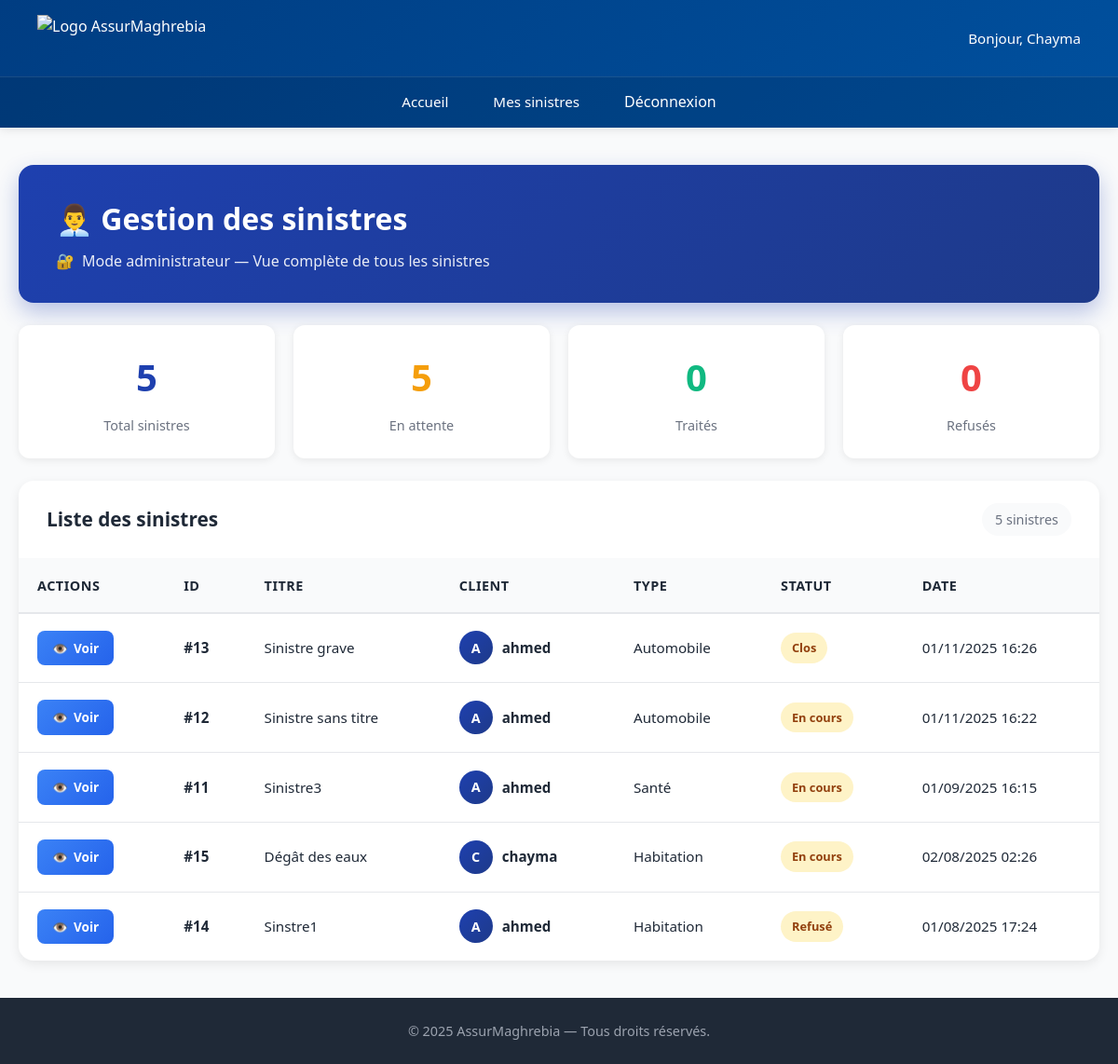
Page /sinistres/ (signed in) on the committed database.
### sinistre/models.py (models this page shows, shortened)
class Sinistre(models.Model):
    class StatutChoices(models.TextChoices):
        EN_COURS = 'en_cours', _('En cours')
        CLOS = 'clos', _('Clos')
        REFUSE = 'refuse', _('Refusé')
    class TypeSinistreChoices(models.TextChoices):
        AUTOMOBILE = 'automobile', _('Automobile')
        HABITATION = 'habitation', _('Habitation')
        SANTE = 'sante', _('Santé')
        AUTRE = 'autre', _('Autre')
    client = models.ForeignKey(
        User,
        on_delete=models.CASCADE,
        related_name="sinistres",
        verbose_name=_("Client")
    )
    titre = models.CharField(
        max_length=200,
        verbose_name=_("Titre"),
        help_text=_("Ex: Dégât des eaux - Appartement Tunis")
    )
    date_declaration = models.DateTimeField(
    default=timezone.now,
    verbose_name=_("Date de déclaration")
)
    type_sinistre = models.CharField(
        max_length=20,
        choices=TypeSinistreChoices.choices,
        verbose_name=_("Type de sinistre")
    )
    description = models.TextField(
        verbose_name=_("Description"),
        help_text=_("Décrivez les circonstances du sinistre")
    )
    statut = models.CharField(
        max_length=20,
        choices=StatutChoices.choices,
        default=StatutChoices.EN_COURS,
        verbose_name=_("Statut")
    )
    montant_demande = models.DecimalField(
        max_digits=10,
        decimal_places=2,
        null=True,
        blank=True,
        verbose_name=_("Montant demandé")
    )
    montant_indemnisation = models.DecimalField(
        max_digits=10,
        decimal_places=2,
        null=True,
        blank=True,
        verbose_name=_("Montant d'indemnisation")
    )
    class Meta:
        verbose_name = _("Sinistre")
        verbose_name_plural = _("Sinistres")
        ordering = ['-date_declaration']

### sinistre/views.py (the view)
# urls.py: path('', views.liste_sinistres, name='liste_sinistres'),
@login_required
def liste_sinistres(request):
    if request.user.is_superuser:
        sinistres = Sinistre.objects.all().order_by('-date_declaration')
        template = "sinistre/liste_admin.html"
    else:
        sinistres = Sinistre.objects.filter(client=request.user).order_by('-date_declaration')
        template = "sinistre/liste.html"
    return render(request, template, {
        "sinistres": sinistres,
        "titre_page": _("Mes sinistres")
    })

### sinistre/templates/sinistre/liste_admin.html (shortened to what this page needs)
{% extends 'base.html' %}
{% load static %}
{% block content %}
<div class="admin-wrapper">
    <div class="admin-container">
        <div class="admin-header">
            <h1>👨‍💼 Gestion des sinistres</h1>
            <p class="admin-subtitle">
                <span>🔐</span>
                <span>Mode administrateur — Vue complète de tous les sinistres</span>
            </p>
        </div>
        <div class="stats-grid">
            <div class="stat-card">
                <div class="stat-number primary">{{ sinistres|length }}</div>
                <div class="stat-label">Total sinistres</div>
            </div>
            <div class="stat-card">
                <div class="stat-number warning">
                    {% widthratio sinistres|length 1 1 %}
                </div>
                <div class="stat-label">En attente</div>
            </div>
            <div class="stat-card">
                <div class="stat-number success">0</div>
                <div class="stat-label">Traités</div>
            </div>
            <div class="stat-card">
                <div class="stat-number danger">0</div>
                <div class="stat-label">Refusés</div>
            </div>
        </div>
        <div class="table-card">
            <div class="table-header">
                <h2 class="table-title">Liste des sinistres</h2>
                <span class="table-count">{{ sinistres|length }} sinistre{{ sinistres|length|pluralize }}</span>
            </div>
            <div class="table-wrapper">
                <table class="sinistres-table">
                    <thead>
                        <tr>
                            <th>Actions</th>
                            <th>ID</th>
                            <th>Titre</th>
                            <th>Client</th>
                            <th>Type</th>
                            <th>Statut</th>
                            <th>Date</th>
                        </tr>
                    </thead>
                    <tbody>
                        {% for sinistre in sinistres %}
                        <tr>
                            <td>
                                <a href="{% url 'sinistre:detail_sinistre' sinistre.id %}" class="btn-action">
                                    <span>👁️</span>
                                    <span>Voir</span>
                                </a>
                            </td>
                            <td><strong>#{{ sinistre.id }}</strong></td>
                            <td>{{ sinistre.titre }}</td>
                            <td>
                                <div class="client-info">
                                    <div class="client-avatar">
                                        {{ sinistre.client.username|slice:":1"|upper }}
                                    </div>
                                    <span class="client-name">{{ sinistre.client.username }}</span>
                                </div>
                            </td>
                            <td>{{ sinistre.get_type_sinistre_display }}</td>
                            <td>
                                {% if sinistre.statut == 'EN_ATTENTE' %}
                                    <span class="badge-status badge-en-attente">⏳ {{ sinistre.get_statut_display }}</span>
                                {% elif sinistre.statut == 'EN_COURS' %}
                                    <span class="badge-status badge-en-cours">🔄 {{ sinistre.get_statut_display }}</span>
                                {% elif sinistre.statut == 'CLOS' %}
                                    <span class="badge-status badge-clos">✅ {{ sinistre.get_statut_display }}</span>
                                {% elif sinistre.statut == 'REFUSE' %}
                                    <span class="badge-status badge-refuse">❌ {{ sinistre.get_statut_display }}</span>
                                {% else %}
                                    <span class="badge-status badge-en-attente">{{ sinistre.get_statut_display }}</span>
                                {% endif %}
                            </td>
                            <td>{{ sinistre.date_declaration|date:"d/m/Y H:i" }}</td>
                        </tr>
                        {% endfor %}
                    </tbody>
                </table>
            </div>
        </div>
    </div>
</div>
{% endblock %}

### templates/base.html (shortened to what this page needs)
<!DOCTYPE html>
{% load static %}
<html lang="fr">
<head>
    <link rel="stylesheet" href="{% static 'css/style.css' %}">
</head>
<body>
    <header class="site-header">
        <div class="header-content">
            <img src="{% static 'images/logo.png' %}" alt="Logo AssurMaghrebia" class="logo">
            {% if user.is_authenticated %}
                <span class="user-info">Bonjour, {{ user.username|capfirst }}</span>
            {% endif %}
        </div>
        <nav class="main-nav" aria-label="Navigation principale">
            <ul>
                <li><a href="{% url 'accueil' %}">Accueil</a></li>
                {% if user.is_authenticated %}
                    <li><a href="{% url 'sinistre:liste_sinistres' %}">Mes sinistres</a></li>
                    <li>
                        <form method="post" action="{% url 'logout' %}" style="display: inline; margin: 0;">
                            <button type="submit" class="logout-link">Déconnexion</button>
                        </form>
                    </li>
                {% else %}
                    <li><a href="{% url 'login' %}">Connexion</a></li>
                {% endif %}
            </ul>
        </nav>
    </header>
    <main class="main-content">
        {% block content %}{% endblock %}
    </main>
    <footer class="site-footer">
        <p>&copy; 2025 AssurMaghrebia — Tous droits réservés.</p>
    </footer>
</body>
</html>

### assurmaghrebia/static/css/style.css (style rules this page uses)
* { margin: 0; padding: 0; box-sizing: border-box; }
body { font-family: Arial, sans-serif; line-height: 1.6; color: #333; background-color: #f9f9f9; }
.site-header { background-color: #004085; color: white; padding: 1rem 0; box-shadow: 0 2px 10px rgba(0, 0, 0, 0.1); position: sticky; top: 0; z-index: 100; }
.header-content { display: flex; justify-content: space-between; align-items: center; max-width: 1200px; margin: 0 auto; padding: 0 1rem; }
.logo { height: 50px; width: auto; }
.user-info { font-weight: bold; }
.main-nav ul { display: flex; list-style: none; gap: 1.5rem; justify-content: center; margin-top: 1rem; padding: 0; }
.main-nav a, .logout-link { color: white; text-decoration: none; font-weight: bold; padding: 0.5rem 1rem; border-radius: 4px; transition: background-color 0.2s; background: none; border: none; cursor: pointer; font: inherit; }
.main-content { max-width: 1200px; margin: 2rem auto; padding: 0 1rem; }
.site-footer { background-color: #333; color: white; text-align: center; padding: 1rem; margin-top: 3rem; }

### templates/base.html (style rules this page uses)
* { margin: 0; padding: 0; box-sizing: border-box; }
body { font-family: 'Segoe UI', Tahoma, Geneva, Verdana, sans-serif; background: #f5f5f5; min-height: 100vh; display: flex; flex-direction: column; }
.site-header { background: linear-gradient(135deg, #003d82 0%, #00509e 100%); color: white; padding: 0; box-shadow: 0 2px 10px rgba(0,0,0,0.1); }
.header-content { display: flex; justify-content: space-between; align-items: center; padding: 16px 40px; max-width: 1400px; margin: 0 auto; }
.logo { height: 50px; width: auto; }
.user-info { font-size: 0.95rem; font-weight: 500; }
.main-nav { background: rgba(0, 0, 0, 0.1); border-top: 1px solid rgba(255, 255, 255, 0.1); }
.main-nav ul { list-style: none; display: flex; gap: 0; max-width: 1400px; margin: 0 auto; padding: 0 40px; }
.main-nav li { margin: 0; }
.main-nav a, .logout-link { display: block; color: white; text-decoration: none; padding: 14px 24px; transition: background 0.3s ease; font-weight: 500; font-size: 0.95rem; }
.logout-link { background: none; border: none; cursor: pointer; font: inherit; width: 100%; text-align: left; }
.main-content { flex: 1; padding: 0; max-width: 100%; margin: 0 auto; width: 100%; }
.site-footer { background: #1f2937; color: #9ca3af; text-align: center; padding: 24px 20px; margin-top: auto; font-size: 0.9rem; }

### rows in the picture
Sinistre: id "13", titre "Sinistre grave", client.username "A", client.username "ahmed", type_sinistre "Automobile", statut "Clos", date_declaration "01/11/2025 16:26"
Sinistre: id "12", titre "Sinistre sans titre", client.username "A", client.username "ahmed", type_sinistre "Automobile", statut "En cours", date_declaration "01/11/2025 16:22"
Sinistre: id "11", titre "Sinistre3", client.username "A", client.username "ahmed", type_sinistre "Santé", statut "En cours", date_declaration "01/09/2025 16:15"
Sinistre: id "15", titre "Dégât des eaux", client.username "C", client.username "chayma", type_sinistre "Habitation", statut "En cours", date_declaration "02/08/2025 02:26"
Sinistre: id "14", titre "Sinstre1", client.username "A", client.username "ahmed", type_sinistre "Habitation", statut "Refusé", date_declaration "01/08/2025 17:24"

### other values in the picture
{{ user.username|capfirst }} "Chayma"
{{ sinistres|length }} "5"
